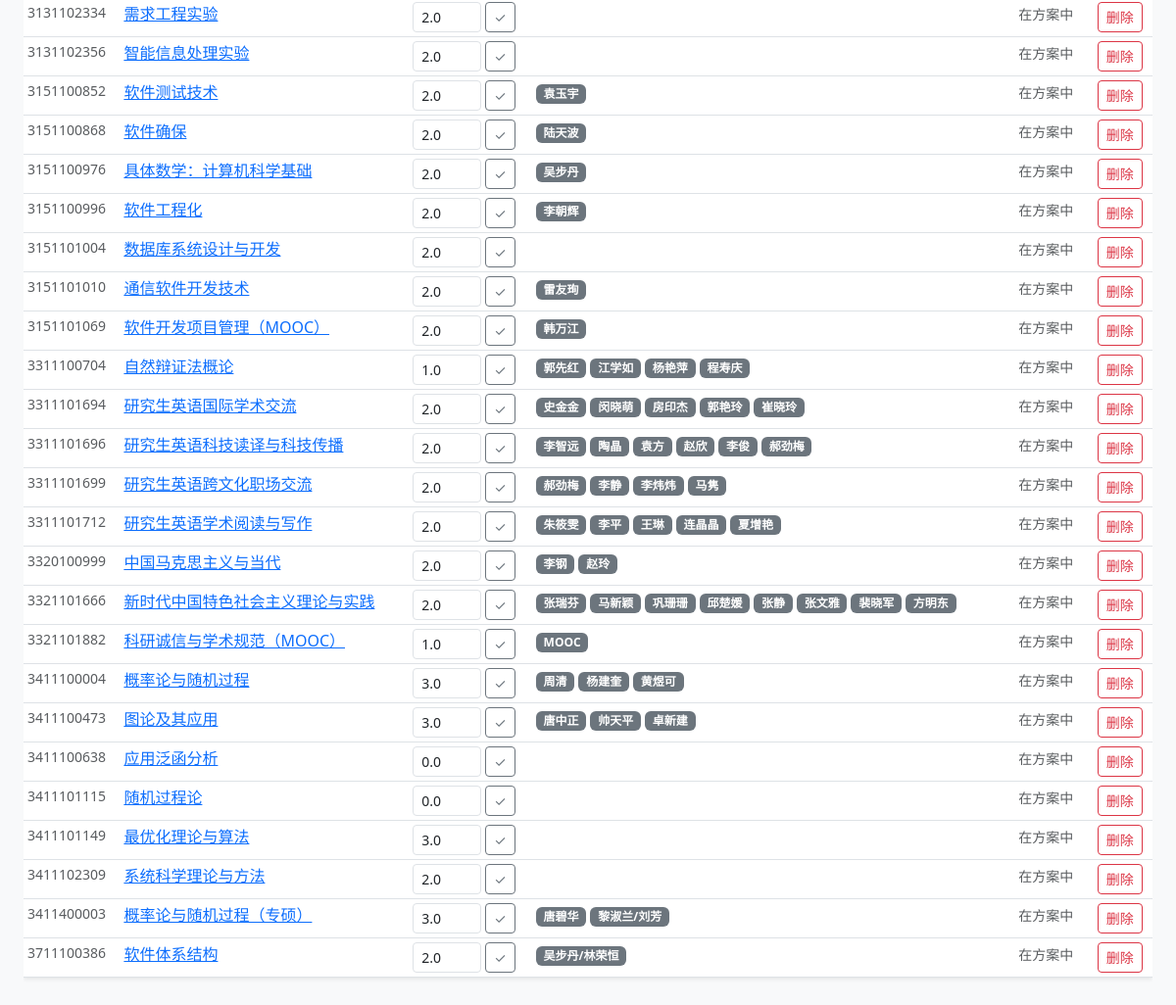
The page /admin/ (signed in, lower part) on the database as committed earlier.
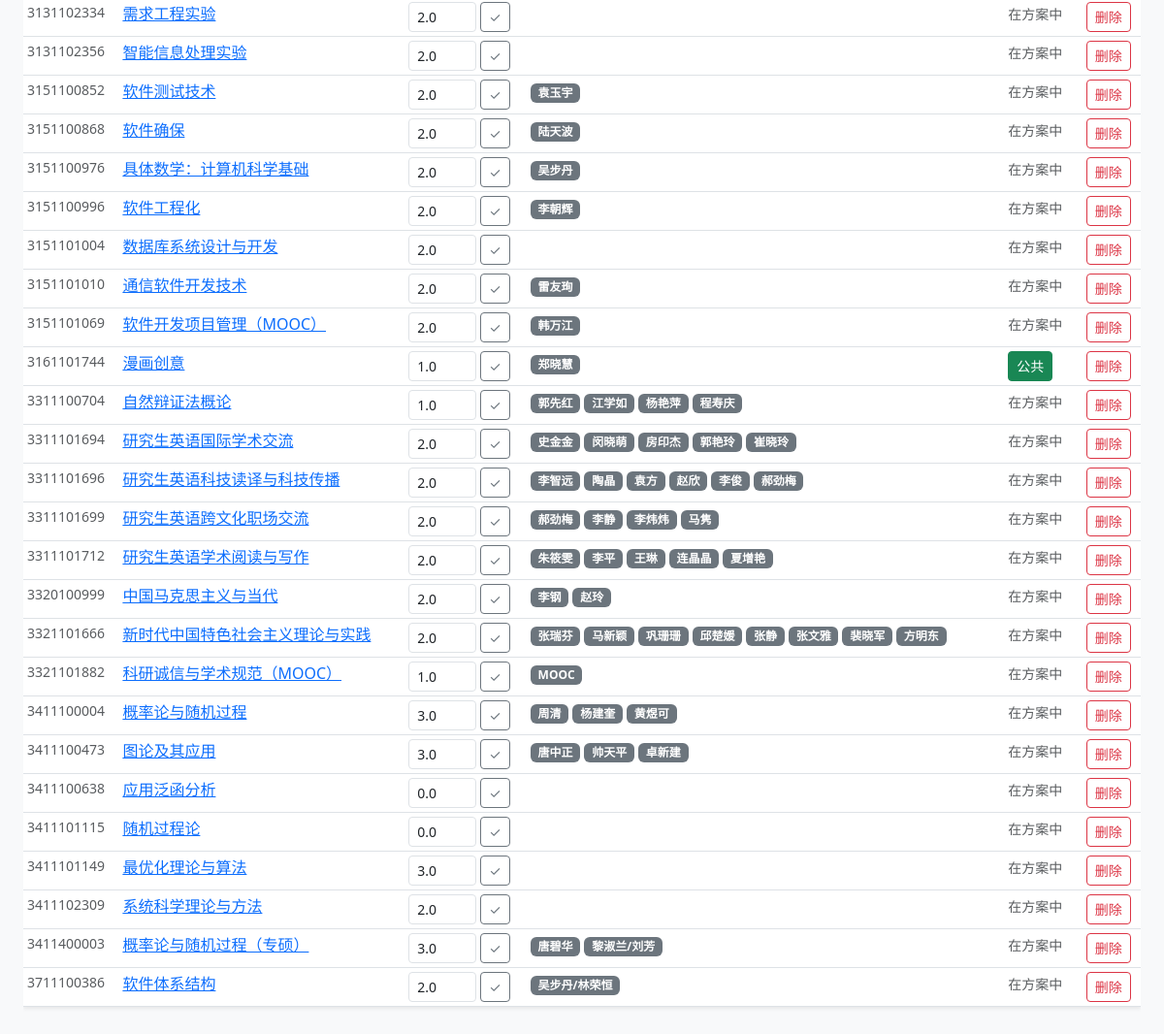
The same page on the database as committed later.
### models.py (models this page shows)
class Course(db.Model):
    id = db.Column(db.Integer, primary_key=True)
    code = db.Column(db.String(20), unique=True, nullable=False)
    name = db.Column(db.String(100), nullable=False)
    credits = db.Column(db.Float, nullable=False)
    exclude_from_public = db.Column(db.Boolean, default=False, nullable=False)
    teachers = db.relationship('Teacher', secondary=course_teacher, back_populates='courses')
    evaluations = db.relationship('Evaluation', back_populates='course', lazy='dynamic')
    curriculum = db.relationship('CurriculumEntry', back_populates='course', lazy='dynamic')

class Teacher(db.Model):
    id = db.Column(db.Integer, primary_key=True)
    name = db.Column(db.String(50), nullable=False, unique=True)
    courses = db.relationship('Course', secondary=course_teacher, back_populates='teachers')
    evaluations = db.relationship('Evaluation', back_populates='teacher', lazy='dynamic')

### routes/admin.py (the view)
@bp.route('/')
@login_required
def dashboard():
    courses = Course.query.order_by(Course.code).all()
    teachers = Teacher.query.order_by(Teacher.name).all()
    tags = Tag.query.order_by(Tag.category, Tag.label).all()
    recent_evals = Evaluation.query.order_by(Evaluation.created_at.desc()).limit(20).all()
    curriculum = CurriculumEntry.query.order_by(
        CurriculumEntry.year.desc(), CurriculumEntry.student_type).all()
    ann = SiteConfig.query.get('announcement')
    return render_template('admin/dashboard.html',
                           courses=courses, teachers=teachers, tags=tags,
                           recent_evals=recent_evals, curriculum=curriculum,
                           years=Config.YEARS, student_types=Config.STUDENT_TYPES,
                           public_ids=_public_ids(),
                           announcement_html=ann.value if ann else '')

### app.py (called while the page is built)
def create_app():
    app = Flask(__name__)
    app.config.from_object(Config)
    db.init_app(app)
    login_manager = LoginManager(app)
    login_manager.login_view = 'admin.login'
    login_manager.login_message = '请先登录'
    @login_manager.user_loader
    def load_user(user_id):
        return Admin.query.get(int(user_id))
    @app.context_processor
    def inject_globals():
        cfg = SiteConfig.query.get('announcement')
        return {'announcement': cfg.value if cfg else '', 'st_abbr': Config.STUDENT_TYPE_ABBR}
    from routes.main import bp as main_bp
    from routes.admin import bp as admin_bp
    app.register_blueprint(main_bp)
    app.register_blueprint(admin_bp, url_prefix='/admin')
    return app

### routes/admin.py (called while the page is built)
def _public_ids():
    has = {r[0] for r in db.session.query(CurriculumEntry.course_id).distinct().all()}
    return {c.id for c in Course.query.filter_by(exclude_from_public=False).all()
            if c.id not in has}

### templates/admin/dashboard.html (shortened to what this page needs)
{% extends 'base.html' %}
{% block content %}
<div class="tab-content">
  <div class="tab-pane fade show active" id="tab-courses">
    <div class="table-responsive">
      <table class="table table-sm table-hover bg-white shadow-sm">
        <tbody>
          {% for c in courses %}
          <tr>
            <td class="text-muted small">{{ c.code }}</td>
            <td><a href="{{ url_for('main.course_detail', course_id=c.id) }}">{{ c.name }}</a></td>
            <td>
              <form method="post" action="{{ url_for('admin.edit_course', cid=c.id) }}" class="d-flex gap-1">
                <input type="number" name="credits" value="{{ c.credits }}" step="0.5" min="0.5"
                       class="form-control form-control-sm" style="width:70px">
                <button class="btn btn-sm btn-outline-secondary" type="submit">✓</button>
              </form>
            </td>
            <td>{% for t in c.teachers %}<span class="badge bg-secondary me-1">{{ t.name }}</span>{% endfor %}</td>
            <td>
              <form method="post" action="{{ url_for('admin.toggle_public', cid=c.id) }}">
                {% if c.exclude_from_public %}
                  <button class="btn btn-sm btn-outline-secondary" title="已排除，点击恢复">排除</button>
                {% elif c.id in public_ids %}
                  <button class="btn btn-sm btn-success" title="当前列为公共选修，点击排除">公共</button>
                {% else %}
                  <span class="text-muted small">在方案中</span>
                {% endif %}
              </form>
            </td>
            <td>
              <form method="post" action="{{ url_for('admin.delete_course', cid=c.id) }}"
                    onsubmit="return confirm('确认删除课程「{{ c.name }}」及其所有评价？')">
                <button class="btn btn-sm btn-outline-danger">删除</button>
              </form>
            </td>
          </tr>
          {% else %}<tr><td colspan="6" class="text-muted">暂无课程</td></tr>
          {% endfor %}
        </tbody>
      </table>
    </div>
  </div>
    {% set ns = namespace(cur='') %}
    <link href="https://cdn.jsdelivr.net/npm/quill@2/dist/quill.snow.css" rel="stylesheet">
</div>
{% endblock %}

### templates/base.html (shortened to what this page needs)
<!doctype html>
<html lang="zh-CN">
<head>
  <link rel="stylesheet" href="https://cdn.jsdelivr.net/npm/bootstrap@5.3.3/dist/css/bootstrap.min.css">
</head>
<body class="bg-light">
  <div class="container-fluid px-4 py-4">
    {% block content %}{% endblock %}
  </div>
</body>
</html>

Rows that differ between the two databases and show on the page:
added Course: code "3161101744", name "漫画创意", credits "1.0", exclude_from_public "公共"
added Teacher: name "郑晓慧", shown under "3161101744"
